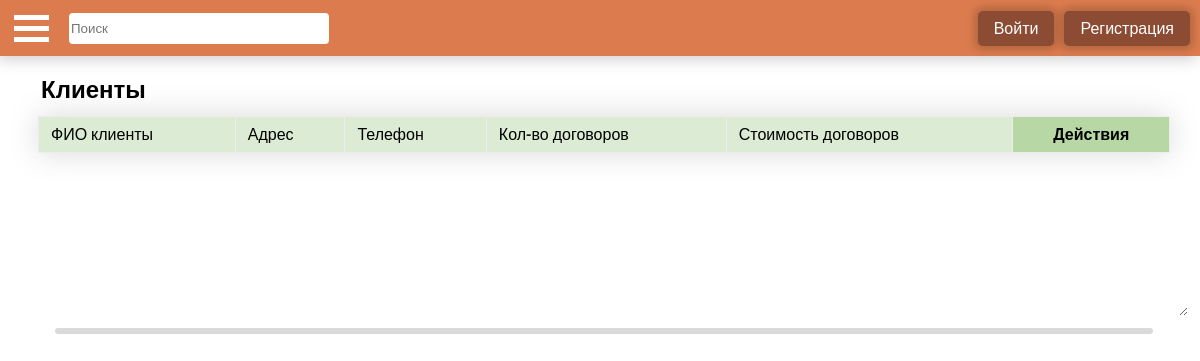
Before: /forms/customers with the older database file.
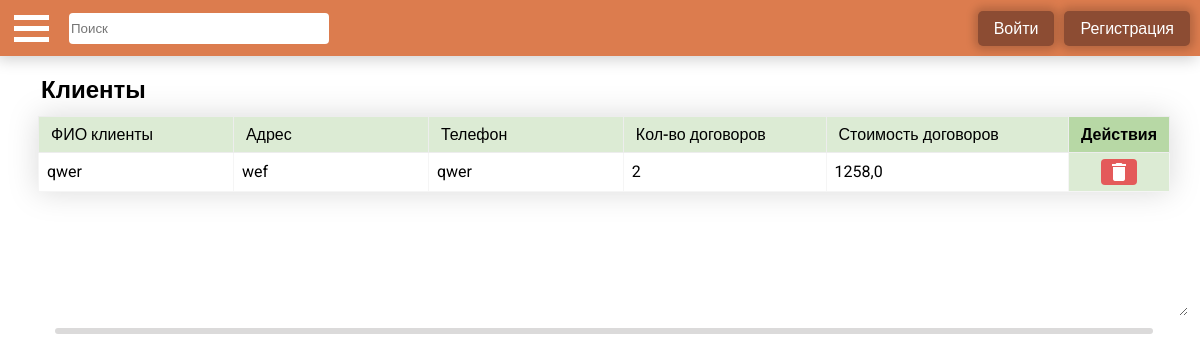
After: the same page with the newer database file.
### apps/main_forms/models.py (models this page shows, shortened)
class Customer(models.Model):
    id = models.AutoField(primary_key=True, unique=True)
    address = models.CharField(max_length=255, verbose_name='Адрес')                        # Адрес
    customer_name = models.CharField(max_length=255, verbose_name='ФИО клиента')            # ФИО клиента
    phone = models.CharField(max_length=12, verbose_name='Телефон')                         # Телефон
    objects = models.Manager()

### apps/main_forms/views.py (the view)
# urls.py: path("forms/customers", views.create_customer, name="create_customer"),
def create_customer(request):
    table_data = Customer.objects.annotate(
        num_contracts=Count('contract'),     # Количество связанных договоров.
        total_amount=Sum('contract__price')  # Общая сумма договоров.
    )
    return create_entity(request, table_data, CustomerForm, "main_forms/customers.html", ("customers", 'Клиенты'))

### apps/main_forms/views.py (called while the page is built)
def create_entity(request, table_data, form_class, template_name, this_page):
    register_url = reverse('users:register')
    login_url = reverse('users:login')
    logout_url = reverse('users:logout')
    if request.method == 'POST':
        form = form_class(request.POST)
        if form.is_valid():
            task = form.save(commit=False)
            task.save()
    else:
        form = form_class
    context = {
        'table_data': table_data,
        "form": form,
        "this_page": this_page[0],
        "page_label": this_page[1],
        'register_url': register_url,
        'login_url': login_url,
        'logout_url': logout_url,
    }
    return render(request, template_name, context=context)

### apps/main_forms/templates/main_forms/customers.html (shortened to what this page needs)
{% extends "main_forms/base.html" %}
{% block form_block %}
<div class="table-container">
  <table>
    <thead>
      <tr>
        <th>ФИО клиенты</th>
        <th>Адрес</th>
        <th>Телефон</th>
        <th>Кол-во договоров</th>
        <th>Стоимость договоров</th>
        <th class="action-field"><b>Действия</b></th>
      </tr>
    </thead>
    <tbody>
      {% for row in table_data|slice:'::-1' %}
      <tr>
        <td>{{ row.customer_name }}</td>
        <td>{{ row.address }}</td>
        <td>{{ row.phone }}</td>
        <td>{{ row.num_contracts }}</td>
        <td>{{ row.total_amount }}</td>
        <td class="action-field">
          {% include "main_forms/snippet/action_buttons.html" %}
        </td>
      </tr>
      {% endfor %}
    </tbody>
  </table>
</div>
<div class="resize-handle"></div>
{% endblock %}

### apps/main_forms/templates/main_forms/snippet/action_buttons.html (shortened to what this page needs)
<form method="POST" action="{% url 'delete_item' model_name='Customer' row_id=row.id redirect_name='create_customer'  %}">
    <button class="action-field" type="submit">
        <i class="material-icons md-18" style="margin: 0;">delete</i>
    </button>
</form>

Changed rows visible on the page:
added Customer: customer_name "qwer", address "wef", phone "qwer", num_contracts "2", total_amount "1258,0"
